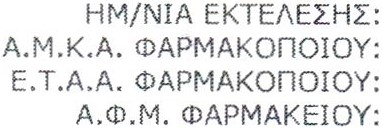
#> input picture resources/bottom_right_tempate_1.jpg, 382 x 128 px; its folder holds only this picture in this run
$ python -i utils.py   (imports and definitions only)
#> lines starting #> are read from the running program, lines starting #| are printed output that depends on the picture; after the words box and inside, x2 and y2 are one past the last pixel; in counts of white or black regions, pixels touching at a corner belong together
### src/autoscription/core/utils.py
import gc
import os
import sys
from datetime import datetime
from pathlib import Path
from typing import Any, Dict, List, Optional, Tuple

import cv2
import matplotlib.pyplot as plt
import numpy as np
import pandas as pd
from easyocr import Reader
from IPython.core.display_functions import clear_output
from numpy.typing import NDArray
from PIL import Image
from pyzbar.pyzbar import Decoded

from src.autoscription.core.errors import RetriedException
from src.autoscription.core.logging import Monitoring
from src.autoscription.signature_detection.rectangle_utils import (
    Rect,
    min_rectangles_distances,
)


# [17 lines left out: function generate_past_partial_executions, not called in this run]


def mark_predictions(image: Image, predictions: List[List[int]]) -> None:
    for box in predictions:
        cv2.rectangle(image, (int(box[0]), int(box[1])), (int(box[2]), int(box[3])), (0, 128, 0), 5)


# [378 lines left out: functions rotate_image, crop_image, crop_and_convert_rotate_image, blank_page_removal, show_image, crop_segment and 13 more, not called in this run]


def ipython_clear_output() -> None:
    if not hasattr(sys, "_MEIPASS"):
        clear_output(wait=True)


def adjust_contrast_brightness(img: Image, contrast: float = 1.0, brightness: int = 0) -> Image:
    """
    Adjusts contrast and brightness of an uint8 image.
    contrast:   (0.0,  inf) with 1.0 leaving the contrast as is
    brightness: [-255, 255] with 0 leaving the brightness as is
    """
    brightness += int(round(255 * (1 - contrast) / 2))
    return cv2.addWeighted(img, contrast, img, 0, brightness)

### src/autoscription/coupons_detection/utils.py
from typing import Any, Dict, List, Tuple

import cv2
import numpy as np
from PIL.Image import Image
from pyzbar.pyzbar import Decoded, decode

from src.autoscription.core import utils
from src.autoscription.core.logging import Monitoring
from src.autoscription.core.utils import adjust_contrast_brightness
from src.autoscription.signature_detection.rectangle_utils import Point, Rect


def barcode_reader(file: str) -> List[Decoded]:
    """Returns unique CODE128 barcodes found in the image using different processing approaches."""
    img = cv2.imread(file)
#> img is the input picture: shape (128, 382, 3); mean B, G, R 229.2, 228.8, 228.6
    gray = cv2.cvtColor(img, cv2.COLOR_BGR2GRAY)

    all_barcodes = []

    def process_and_decode(image: np.ndarray) -> None:
        decoded = decode(image)
        for obj in decoded:
            # Decode only if it's CODE128 and data length is less than 16
            if obj.type == "CODE128" and len(obj.data.decode("utf-8")) < 16:
                # Add the decoded data (string) to the set for uniqueness
                all_barcodes.append(obj)

    process_and_decode(adjust_contrast_brightness(np.array(img), 1.9, -140))
#> in adjust_contrast_brightness, `return cv2.addWeighted(img, contrast, img, 0, brightness)`:
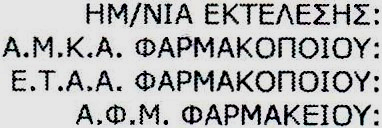
#> returned value: shape (128, 382, 3); mean of channels 0, 1, 2 187.1, 186.6, 186.2; drawn as B, G, R
#> (the call stopped at in process_and_decode, `decoded = decode(image)`: pyzbar is not available in this run)
    # Original grayscale
    process_and_decode(gray)
#> (the call stopped at in process_and_decode, `decoded = decode(image)`: pyzbar is not available in this run)

    # Enhanced with CLAHE
    clahe = cv2.createCLAHE(clipLimit=2.0, tileGridSize=(8, 8))
    enhanced = clahe.apply(gray)
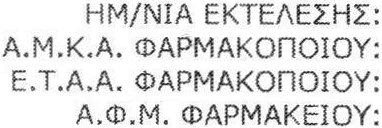
#> enhanced: shape (128, 382); min 4, max 255, mean 222.6
    process_and_decode(enhanced)
#> (the call stopped at in process_and_decode, `decoded = decode(image)`: pyzbar is not available in this run)

    # Blurred
    blurred = cv2.GaussianBlur(enhanced, (5, 5), 0)
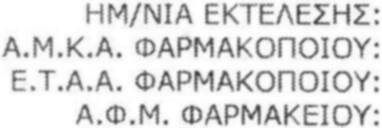
#> blurred: shape (128, 382); min 61, max 255, mean 222.6
    del enhanced  # Free up memory

    # Binary threshold
    _, binary = cv2.threshold(blurred, 0, 255, cv2.THRESH_BINARY + cv2.THRESH_OTSU)
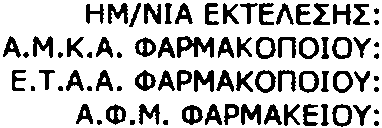
#> binary: shape (128, 382); 76.7% white; 78 black regions (2 under 20 px), largest, box (x1, y1, x2, y2) and area: (177, 36, 214, 58) 437, (194, 70, 214, 92) 263, (241, 104, 261, 125) 257
    process_and_decode(binary)
#> (the call stopped at in process_and_decode, `decoded = decode(image)`: pyzbar is not available in this run)

    # Adaptive thresholding variations
    for thresh_func in [
        lambda img: cv2.adaptiveThreshold(img, 255, cv2.ADAPTIVE_THRESH_GAUSSIAN_C, cv2.THRESH_BINARY, 11, 2),
        lambda img: cv2.adaptiveThreshold(img, 255, cv2.ADAPTIVE_THRESH_MEAN_C, cv2.THRESH_BINARY, 11, 2),
        lambda img: cv2.adaptiveThreshold(img, 255, cv2.ADAPTIVE_THRESH_GAUSSIAN_C, cv2.THRESH_BINARY, 15, 2),
    ]:
        adaptive = thresh_func(blurred)  # type: ignore[no-untyped-call]
        process_and_decode(adaptive)
        process_and_decode(cv2.bitwise_and(binary, adaptive))
        del adaptive
#> this loop made 1 pass
#> pass 1, in barcode_reader, `adaptive = thresh_func(blurred)`:
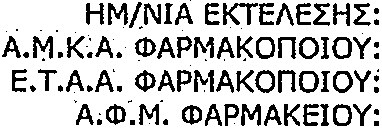
#> adaptive: shape (128, 382); 77.7% white; 113 black regions (33 under 20 px), largest, box (x1, y1, x2, y2) and area: (223, 3, 258, 25) 310, (33, 36, 53, 59) 232, (241, 104, 261, 126) 227

    # Morphological operations
    kernel = np.ones((3, 3), np.uint8)
    morph_close = cv2.morphologyEx(
        cv2.bitwise_and(
            binary, cv2.adaptiveThreshold(blurred, 255, cv2.ADAPTIVE_THRESH_GAUSSIAN_C, cv2.THRESH_BINARY, 11, 2)
        ),
        cv2.MORPH_CLOSE,
        kernel,
    )
    process_and_decode(morph_close)
    del morph_close

    # Adjusted contrast and brightness
    adjusted = cv2.convertScaleAbs(img, alpha=1.9, beta=-140)
    process_and_decode(adjusted)
    del adjusted, img, gray, blurred, binary  # Free up remaining memory

    unique_barcodes = []
    seen = set()
    for barcode in all_barcodes:
        barcode_data = barcode.data.decode("utf-8")
        if barcode_data not in seen:
            seen.add(barcode_data)
            unique_barcodes.append(barcode)

    return list(unique_barcodes)


# [104 lines left out: functions get_barcode_top_areas, get_barcode_bot_areas, match_missing_coupons, merge_bot_barcodes, count_coupons, not called in this run]


def get_authenticity_tapes(barcodes: List[Decoded]) -> str:
    return ",".join([barcode.data.decode("utf-8") for barcode in barcodes])

#> (the run stopped early here; a loop or call above may not have finished)

$ run again, on resources/bottom_right_tempate_10.jpg
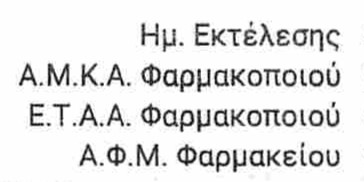
#> input picture resources/bottom_right_tempate_10.jpg, 364 x 182 px
#> in barcode_reader, img is the input picture: shape (182, 364, 3); min 1, max 255, mean 228.6
#> in barcode_reader, `_, binary = cv2.threshold(blurred, 0, 255, cv2.THRESH_BINARY + cv2.THR..`:
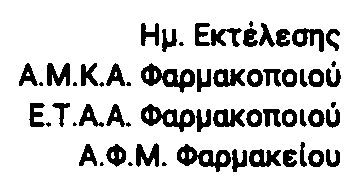
#> binary: shape (182, 364); 82.8% white; 59 black regions (12 under 20 px), largest, box (x1, y1, x2, y2) and area: (141, 63, 195, 93) 730, (141, 104, 195, 132) 694, (177, 144, 231, 172) 680
#> the loop in barcode_reader, `for thresh_func in [ lambda img: cv2.adaptiveThreshold(img, 255, cv2.A..` made 1 pass
#> pass 1, in barcode_reader, `adaptive = thresh_func(blurred)`:
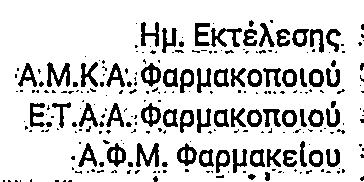
#> adaptive: shape (182, 364); 83.2% white; 254 black regions (179 under 20 px), largest, box (x1, y1, x2, y2) and area: (47, 62, 70, 87) 294, (136, 143, 159, 167) 288, (211, 28, 242, 47) 265

$ run again, on resources/bottom_right_tempate_11.jpg
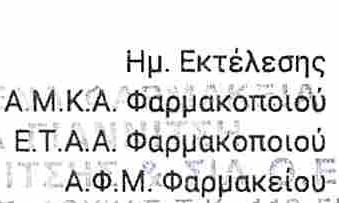
#> input picture resources/bottom_right_tempate_11.jpg, 339 x 203 px
#> in barcode_reader, img is the input picture: shape (203, 339, 3); mean B, G, R 225.5, 225.3, 225.4
#> in barcode_reader, `_, binary = cv2.threshold(blurred, 0, 255, cv2.THRESH_BINARY + cv2.THR..`:
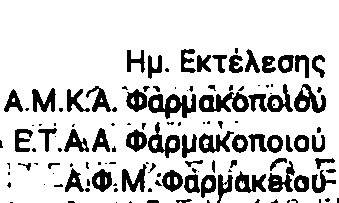
#> binary: shape (203, 339); 81.4% white; 130 black regions (64 under 20 px), largest, box (x1, y1, x2, y2) and area: (148, 94, 196, 119) 659, (199, 92, 249, 112) 605, (148, 122, 180, 158) 449
#> the loop in barcode_reader, `for thresh_func in [ lambda img: cv2.adaptiveThreshold(img, 255, cv2.A..` made 1 pass
#> pass 1, in barcode_reader, `adaptive = thresh_func(blurred)`:
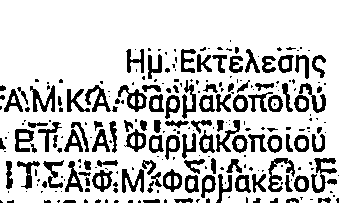
#> adaptive: shape (203, 339); 78.8% white; 262 black regions (154 under 20 px), largest, box (x1, y1, x2, y2) and area: (311, 158, 337, 193) 344, (268, 158, 295, 192) 341, (30, 85, 55, 112) 304

$ run again, on resources/bottom_right_tempate_12.jpg
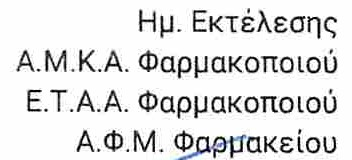
#> input picture resources/bottom_right_tempate_12.jpg, 352 x 160 px
#> in barcode_reader, img is the input picture: shape (160, 352, 3); mean B, G, R 224.9, 224.6, 224.5
#> in barcode_reader, `_, binary = cv2.threshold(blurred, 0, 255, cv2.THRESH_BINARY + cv2.THR..`:
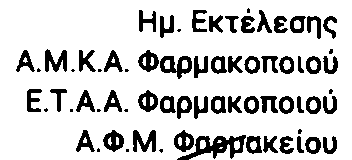
#> binary: shape (160, 352); 82% white; 69 black regions (16 under 20 px), largest, box (x1, y1, x2, y2) and area: (177, 135, 246, 160) 723, (160, 56, 192, 79) 381, (133, 130, 156, 152) 312
#> the loop in barcode_reader, `for thresh_func in [ lambda img: cv2.adaptiveThreshold(img, 255, cv2.A..` made 1 pass
#> pass 1, in barcode_reader, `adaptive = thresh_func(blurred)`:
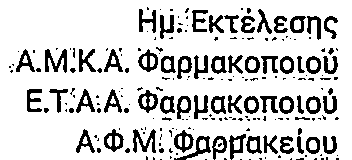
#> adaptive: shape (160, 352); 82.1% white; 211 black regions (144 under 20 px), largest, box (x1, y1, x2, y2) and area: (45, 49, 67, 73) 269, (133, 129, 156, 153) 260, (174, 136, 211, 160) 234
